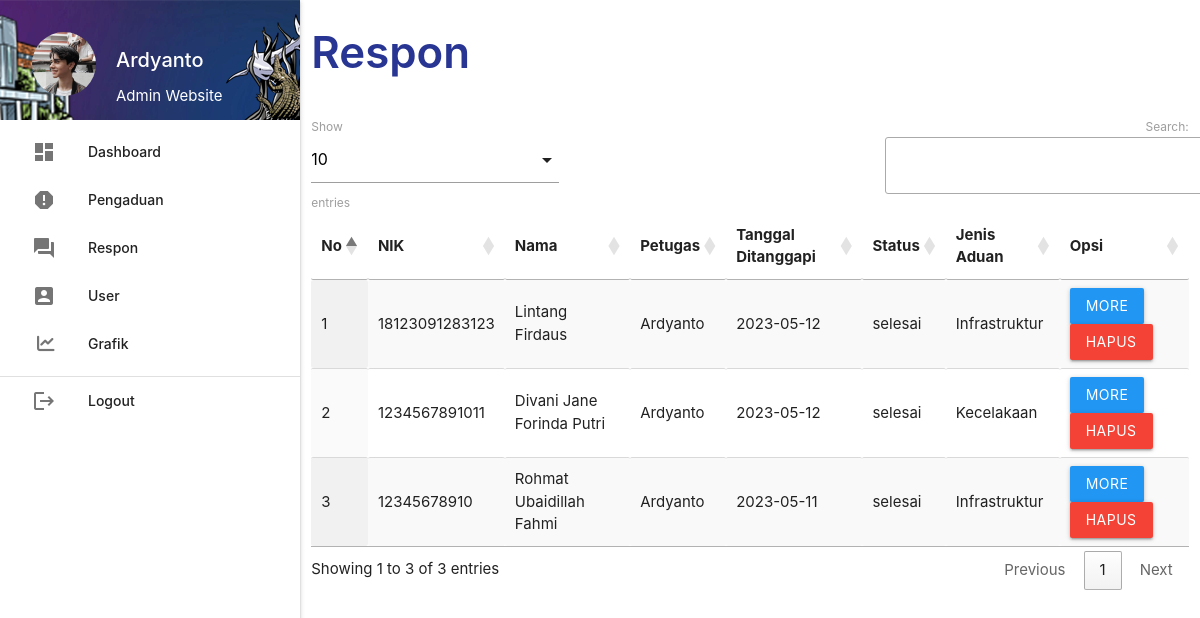
Screenshot of /pengaduan_masyarakat/admin/index.php?p=respon (signed in) with the database file from the repository.
### tables this page shows
CREATE TABLE `pengaduan` (
  `id_pengaduan` int(5) NOT NULL,
  `tgl_pengaduan` varchar(20) NOT NULL,
  `nik` varchar(16) NOT NULL,
  `isi_laporan` text NOT NULL,
  `foto` varchar(255) NOT NULL,
  `status` enum('proses','selesai') NOT NULL,
  `id_aduan` int(2) NOT NULL
);

CREATE TABLE `masyarakat` (
  `nik` varchar(16) NOT NULL,
  `nama` varchar(35) NOT NULL,
  `username` varchar(25) NOT NULL,
  `password` varchar(255) NOT NULL,
  `telp` varchar(13) NOT NULL
);

CREATE TABLE `petugas` (
  `id_petugas` int(5) NOT NULL,
  `nama_petugas` varchar(30) NOT NULL,
  `username` varchar(30) NOT NULL,
  `password` varchar(255) NOT NULL,
  `telp_petugas` varchar(13) NOT NULL,
  `level` enum('admin','petugas') NOT NULL
);

CREATE TABLE `tanggapan` (
  `id_tanggapan` int(5) NOT NULL,
  `id_pengaduan` int(5) NOT NULL,
  `tgl_tanggapan` varchar(20) NOT NULL,
  `tanggapan` text NOT NULL,
  `id_petugas` int(5) NOT NULL
);

CREATE TABLE `jenis_aduan` (
  `id_aduan` int(2) NOT NULL,
  `nama_aduan` varchar(50) NOT NULL
);

### pengaduan_masyarakat/admin/respon.php (the view)
       <div class="row">
         <div class="col s12 m9">
           <h3 style="color: #283593; font-weight: 600;">Respon</h3>
         </div>
       </div>
       <table id="example" class="display responsive-table" style="width:100%">
         <thead>
             <tr>
			<th>No</th>
			<th>NIK</th>
			<th>Nama</th>
			<th>Petugas</th>
			<th>Tanggal Ditanggapi</th>
			<th>Status</th>
			<th>Jenis Aduan</th>
			<th>Opsi</th>
             </tr>
         </thead>
         <tbody>
<?php
	$no=1;
	$query = mysqli_query($koneksi,"SELECT * FROM pengaduan INNER JOIN masyarakat ON pengaduan.nik=masyarakat.nik INNER JOIN tanggapan ON pengaduan.id_pengaduan=tanggapan.id_pengaduan INNER JOIN jenis_aduan ON pengaduan.id_aduan = jenis_aduan.id_aduan INNER JOIN petugas ON tanggapan.id_petugas=petugas.id_petugas ORDER BY tanggapan.id_pengaduan DESC");
	while ($r=mysqli_fetch_assoc($query)) { ?>
	<tr>
		<td><?php echo $no++; ?></td>
		<td><?php echo $r['nik']; ?></td>
		<td><?php echo $r['nama']; ?></td>
		<td><?php echo $r['nama_petugas']; ?></td>
		<td><?php echo $r['tgl_tanggapan']; ?></td>
		<td><?php echo $r['status']; ?></td>
		<td><?php echo $r['nama_aduan']; ?></td>
		<td><a class="btn blue modal-trigger" href="lihatRespon.php?id_pengaduan=<?php echo $r['id_pengaduan'] ?>">More</a> <a class="btn red" onclick="return confirm('Anda Yakin Ingin Menghapus Y/N')" href="index.php?p=tanggapan_hapus&id_tanggapan=<?php echo $r['id_tanggapan'] ?>">Hapus</a></td>
	</tr>
           <?php  }
            ?>
         </tbody>
       </table>

### rows the page displays
pengaduan: masyarakat.nik "18123091283123", masyarakat.nama "Lintang Firdaus", petugas.nama_petugas "Ardyanto", tanggapan.tgl_tanggapan "2023-05-12", status "selesai", id_aduan.nama_aduan "Infrastruktur"
pengaduan: masyarakat.nik "1234567891011", masyarakat.nama "Divani Jane Forinda Putri", petugas.nama_petugas "Ardyanto", tanggapan.tgl_tanggapan "2023-05-12", status "selesai", id_aduan.nama_aduan "Kecelakaan"
pengaduan: masyarakat.nik "12345678910", masyarakat.nama "Rohmat Ubaidillah Fahmi", petugas.nama_petugas "Ardyanto", tanggapan.tgl_tanggapan "2023-05-11", status "selesai", id_aduan.nama_aduan "Infrastruktur"

### other values shown
$_SESSION['data']['nama_petugas'] "Ardyanto"
